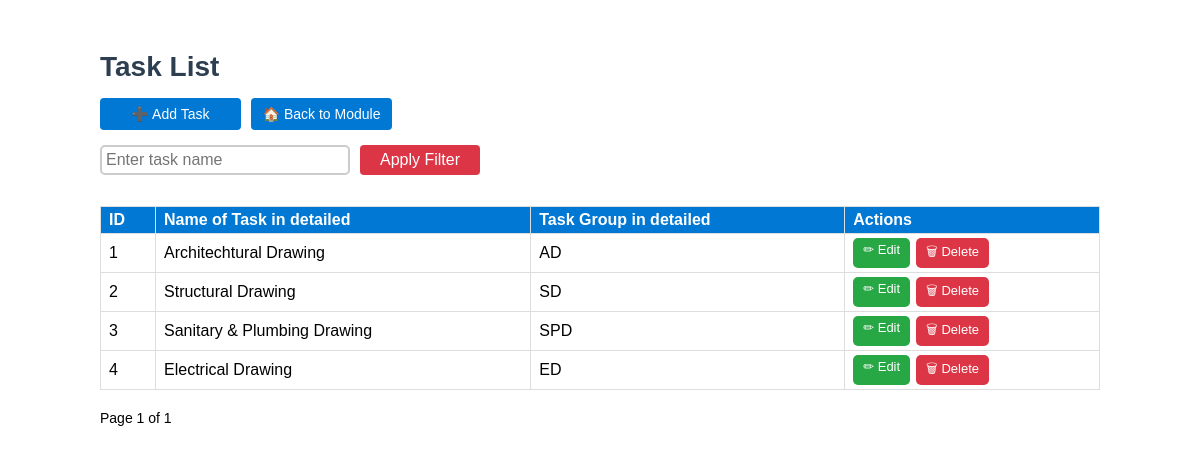
Screenshot of /design-department/task/ with the database file from the repository.
### task/models.py (models this page shows, shortened)
class Task(models.Model):
    id = models.AutoField(primary_key=True)  # Auto-incrementing ID
    name_of_task = models.CharField(max_length=255)  # Name of the task
    group_of_task = models.CharField(max_length=255)  # Group the task belongs to

### task/views.py (the view)
# urls.py: path("", task_list, name="task_list"),                   # Display task list with filtering and pagination
def task_list(request):
    query = request.GET.get("q", "")
    tasks = Task.objects.all().order_by("id")
    if query:
        tasks = tasks.filter(name_of_task__icontains=query)
    paginator = Paginator(tasks, 10)
    page_number = request.GET.get("page")
    try:
        tasks_page = paginator.get_page(page_number)
    except (PageNotAnInteger, EmptyPage):
        tasks_page = paginator.get_page(1)
    return render(request, "task/task_list.html", {
        "tasks": tasks_page,
        "query": query
    })

### task/templates/task/task_list.html (shortened to what this page needs)
{% block content %}
<div class="form-container">
  <h2>Task List</h2>
  <div class="nav-buttons">
    <a href="{% url 'task_create' %}" class="nav-button">➕ Add Task</a>
    <a href="{% url 'design_department' %}" class="nav-button">🏠 Back to Module</a>
  </div>
  <div class="filter-container">
    <form method="get" style="display: flex; width: 100%; gap: 10px;">
      <input type="text" name="q" value="{{ query }}" class="filter-box" placeholder="Enter task name" />
      <button type="submit" class="apply-button">Apply Filter</button>
    </form>
  </div>
  <table>
    <thead>
      <tr>
        <th>ID</th>
        <th>Name of Task in detailed</th>
        <th>Task Group in detailed</th>
        <th>Actions</th>
      </tr>
    </thead>
    <tbody>
      {% for task in tasks %}
      <tr>
        <td>{{ task.id }}</td>
        <td>{{ task.name_of_task }}</td>
        <td>{{ task.group_of_task }}</td>
        <td>
          <div class="action-buttons">
            <a href="{% url 'task_edit' task.id %}" class="action-button edit">✏ Edit</a>
            <a href="{% url 'task_delete' task.id %}" class="action-button delete" onclick="return confirm('Are you sure you want to delete this task?');">🗑 Delete</a>
          </div>
        </td>
      </tr>
      {% empty %}
      <tr>
        <td colspan="4">No tasks found</td>
      </tr>
      {% endfor %}
    </tbody>
  </table>
  <div class="pagination">
    <span>Page {{ tasks.number }} of {{ tasks.paginator.num_pages }}</span>
  </div>
</div>
{% endblock %}

### task/templates/task/task_list.html (style rules this page uses)
.form-container { max-width: 1000px; margin: 0 auto; padding: 20px; background: white; border-radius: 5px; box-shadow: none; }
body, th, td, input, a, .nav-button, .filter-box, .apply-button, .action-button { font-family: "Trebuchet MS", sans-serif; }
h2 { text-align: left; color: #2c3e50; font-size: 28px; margin-bottom: 15px; }
table { width: 100%; border-collapse: collapse; margin-top: 10px; }
th, td { border: 1px solid #ddd; padding: 4px 8px; text-align: left; height: 18px; }
th { background-color: #0078D4; color: white; }
.nav-buttons { display: flex; gap: 10px; margin-bottom: 15px; }
.nav-button { background: #0078D4; color: white; padding: 8px; border-radius: 4px; text-decoration: none; width: 125px; font-size: 14px; text-align: center; }
.filter-container { display: flex; gap: 10px; margin-bottom: 15px; }
.filter-box { width: 25%; padding: 4px; font-size: 16px; border-radius: 5px; border: 2px solid #ccc; }
.apply-button { width: 120px; background: #dc3545; color: white; padding: 6px; border-radius: 4px; font-size: 16px; border: none; cursor: pointer; text-align: center; }
.action-buttons { display: flex; gap: 6px; }
.action-button { padding: 4px 10px; font-size: 13px; border-radius: 5px; text-decoration: none; color: white; display: inline-block; }
.action-button.edit { background-color: #28a745; }
.action-button.delete { background-color: #dc3545; }
.pagination { margin-top: 20px; display: flex; gap: 10px; align-items: center; font-size: 14px; }

### rows the page displays
Task: id "1", name_of_task "Architechtural Drawing", group_of_task "AD"
Task: id "2", name_of_task "Structural Drawing", group_of_task "SD"
Task: id "3", name_of_task "Sanitary & Plumbing Drawing", group_of_task "SPD"
Task: id "4", name_of_task "Electrical Drawing", group_of_task "ED"

### other values shown
{{ tasks.number }} "1"
{{ tasks.paginator.num_pages }} "1"
